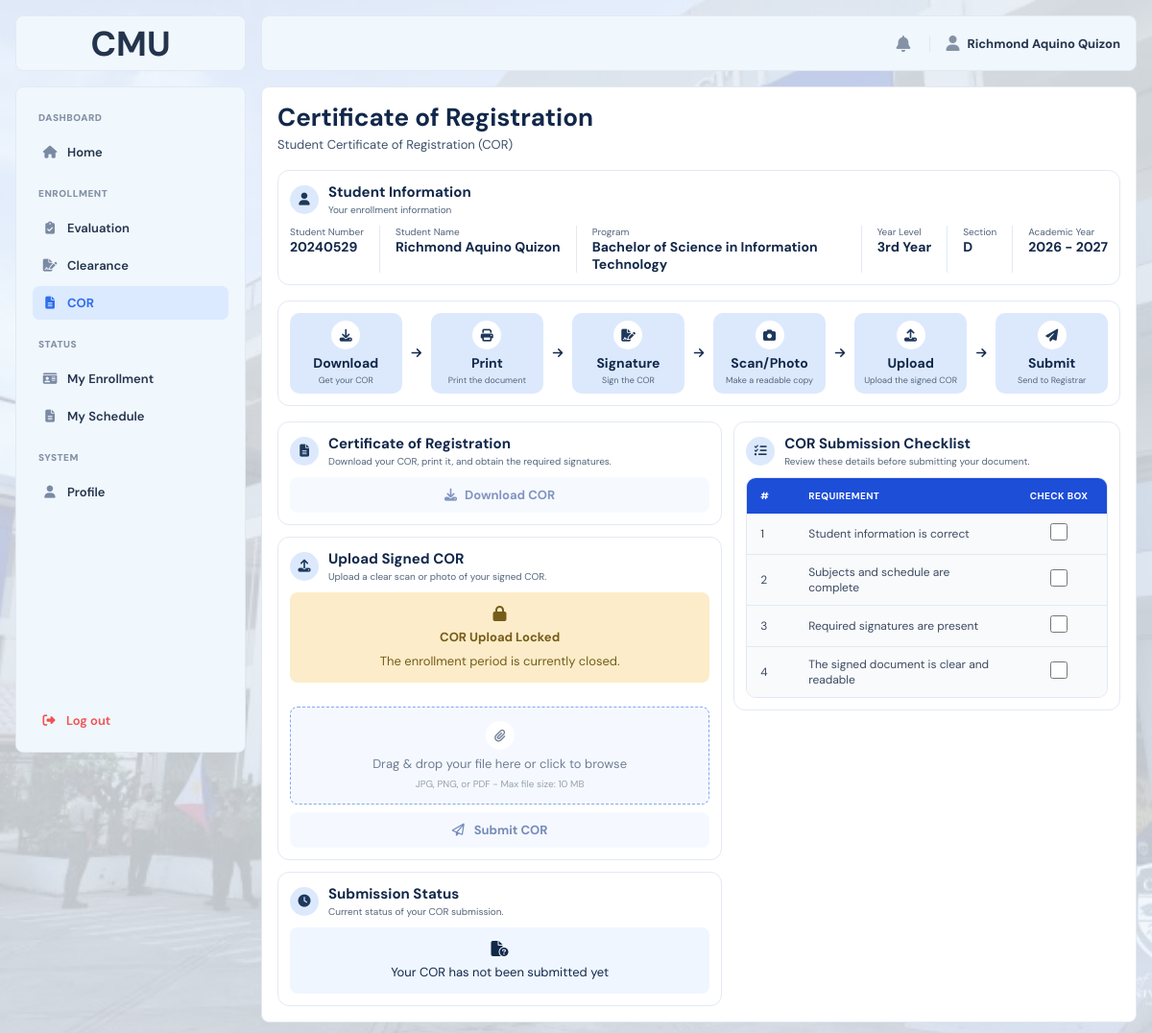
/?page=cor (signed in), run on the app's committed database.
### tables this page shows
CREATE TABLE `students` (
  `student_id` int(10) UNSIGNED NOT NULL,
  `user_id` int(10) UNSIGNED DEFAULT NULL,
  `student_number` varchar(50) NOT NULL,
  `first_name` varchar(100) NOT NULL,
  `middle_name` varchar(100) DEFAULT NULL,
  `last_name` varchar(100) NOT NULL,
  `program` varchar(100) NOT NULL,
  `year_level` int(11) NOT NULL,
  `section` varchar(50) DEFAULT NULL,
  `email` varchar(100) NOT NULL,
  `phone` varchar(20) DEFAULT NULL,
  `password_hash` varchar(255) NOT NULL,
  `enrollment_phase` enum('NOT_STARTED','EVALUATION','CLEARANCE','COR','ENROLLED') NOT NULL DEFAULT 'NOT_STARTED',
  `enrollment_status` varchar(50) NOT NULL DEFAULT 'Closed',
  `created_at` datetime NOT NULL DEFAULT current_timestamp()
);

### index.php (called while the page is built, shortened)
<?php
$pages = [
    'home_main' => 'main/home_main.php',
    'course_offering' => 'main/course_offering.php',
    'faculty_evaluation' => 'main/faculty_evaluation.php',
    'evaluation_form' => 'main/evaluation_form.php',
    'clearance_main' => 'main/clearance_main.php',
    'cor' => 'main/cor.php',
    'my_enrollment' => 'main/my_enrollment.php',
    'profile' => 'main/profile.php',
    'admin_home' => 'admin/admin_home.php',
    'enrollment_period' => 'admin/enrollment_period.php',
    'student_enrollment' => 'admin/student_enrollment.php',
    'clearance_submissions' => 'admin/clearance_submissions.php',
    'cor_submissions' => 'admin/cor_submissions.php',
    'course_offerings' => 'admin/course_offerings.php',
    'course_management' => 'admin/course_management.php',
    'student_management' => 'admin/student_management.php',
    'login' => 'auth/login.php',
    'register' => 'auth/register.php',
    'forget' => 'auth/forget.php',
    'verification' => 'auth/verification.php',
    'reset' => 'auth/reset.php',
    'set_password' => 'auth/set_password.php',
    'error404' => 'error/error404.php',
    'maintenance' => 'error/maintenance.php',
    'sample' => 'sample.php',
];
$page = $_GET['page'] ?? 'login';
require FRONTEND_PATH . '/pages/' . $pages[$page];

### backend/models/student.php (called while the page is built, shortened)
<?php
function student_find_by_id(mysqli $conn, int $student_id): ?array
{
    $stmt = $conn->prepare(
        'SELECT
            s.student_id,
            s.user_id,
            s.student_number,
            s.first_name,
            s.middle_name,
            s.last_name,
            s.program,
            s.year_level,
            s.section,
            s.email,
            s.phone,
            u.role,
            s.enrollment_phase
         FROM students s
         INNER JOIN users u
            ON u.user_id = s.user_id
         WHERE s.student_id = ?
         LIMIT 1'
    );
    $stmt->bind_param('i', $student_id);
    $stmt->execute();
    $row = $stmt->get_result()->fetch_assoc();
    return $row ?: null;
}

### frontend/pages/main/cor.php (the view, shortened to what this page needs)
<?php
require_once dirname(__DIR__, 3) . '/backend/bootstrap.php';
require_once dirname(__DIR__, 3) . '/backend/models/student.php';
$studentId = $_SESSION['student_id'] ?? null;
$student = student_find_by_id($conn, (int) $studentId);
$studentNumber = $student['student_number'] ?? '';
$studentName = trim(
($student['first_name'] ?? '') . ' ' .
($student['middle_name'] ?? '') . ' ' .
($student['last_name'] ?? '')
);
$programName = $student['program'] ?? '';
$yearLevel = (int) ($student['year_level'] ?? 0);
$sectionName = $student['section'] ?? '';
$academicYear = '2026-2027';
function cor_year_level(int $yearLevel): string
{
return match ($yearLevel) {
1 => '1st Year',
2 => '2nd Year',
3 => '3rd Year',
4 => '4th Year',
default => $yearLevel . 'th Year'
};
}
$settingsStmt = $conn->prepare(
'SELECT enrollment_status, semester, school_year
     FROM system_settings
     WHERE setting_id = 1
     LIMIT 1'
);
$settingsStmt->execute();
$settings = $settingsStmt->get_result()->fetch_assoc();
$academicYear = $settings['school_year'] ?? $academicYear;
$currentPeriodId = null;
if ($settings) {
$periodStmt = $conn->prepare(
'SELECT period_id FROM enrollment_periods
         WHERE semester = ? AND school_year = ? LIMIT 1'
);
$periodStmt->bind_param('ss', $settings['semester'], $settings['school_year']);
$periodStmt->execute();
$periodRow = $periodStmt->get_result()->fetch_assoc();
$currentPeriodId = $periodRow ? (int) $periodRow['period_id'] : null;
}
$latestCorSubmission = null;
if ($currentPeriodId !== null) {
$stmt = $conn->prepare(
'SELECT cor_submission_id, file_name, file_path, submitted_at,
                status, reviewed_at, rejection_reason
         FROM cor_submissions
         WHERE student_id = ? AND period_id = ?
         ORDER BY cor_submission_id DESC LIMIT 1'
);
$stmt->bind_param('ii', $studentId, $currentPeriodId);
$stmt->execute();
$latestCorSubmission = $stmt->get_result()->fetch_assoc();
}
$corStatus = $latestCorSubmission['status'] ?? 'NOT_SUBMITTED';
$hasApprovedClearance = false;
if ($settings) {
$clearanceStmt = $conn->prepare(
'SELECT clearance_id
         FROM clearance_submissions
         WHERE student_id = ?
           AND semester = ?
           AND school_year = ?
           AND status = "APPROVED"
         LIMIT 1'
);
$clearanceStmt->bind_param(
'iss',
$studentId,
$settings['semester'],
$settings['school_year']
);
$clearanceStmt->execute();
$hasApprovedClearance = (bool)
$clearanceStmt->get_result()->fetch_assoc();
}
$corUnlocked =
($student['enrollment_phase'] ?? '') === 'CLEARANCE'
&& $hasApprovedClearance
&& $currentPeriodId !== null
&& ($settings['enrollment_status'] ?? '') === 'OPEN';
$canDownloadCor = $currentPeriodId !== null
&& $hasApprovedClearance
&& in_array(($student['enrollment_phase'] ?? ''), ['CLEARANCE', 'COR', 'ENROLLED'], true)
&& (($settings['enrollment_status'] ?? '') === 'OPEN' || $corStatus === 'APPROVED');
$canUpload = $corUnlocked && in_array(
$corStatus,
['NOT_SUBMITTED', 'REJECTED'],
true
);
$steps = [
['icon' => 'fa-download', 'title' => 'Download', 'text' => 'Get your COR'],
['icon' => 'fa-print', 'title' => 'Print', 'text' => 'Print the document'],
['icon' => 'fa-file-signature', 'title' => 'Signature', 'text' => 'Sign the COR'],
['icon' => 'fa-camera', 'title' => 'Scan/Photo', 'text' => 'Make a readable copy'],
['icon' => 'fa-upload', 'title' => 'Upload', 'text' => 'Upload the signed COR'],
['icon' => 'fa-paper-plane', 'title' => 'Submit', 'text' => 'Send to Registrar'],
];
$corChecklist = [
'Student information is correct',
'Subjects and schedule are complete',
'Required signatures are present',
'The signed document is clear and readable',
];
$statusMap = [
'NOT_SUBMITTED' => ['icon' => 'fa-file-circle-question', 'class' => '', 'text' => 'Your COR has not been submitted yet'],
'PENDING' => ['icon' => 'fa-clock', 'class' => 'is-pending', 'text' => 'Your COR is waiting for Registrar review'],
'APPROVED' => ['icon' => 'fa-circle-check', 'class' => 'is-approved', 'text' => 'Your COR has been approved'],
'REJECTED' => ['icon' => 'fa-circle-xmark', 'class' => 'is-rejected', 'text' => 'Your COR was rejected. Please upload a corrected copy'],
];
$statusView = $statusMap[$corStatus] ?? $statusMap['NOT_SUBMITTED'];
?>
<!DOCTYPE html>
<html lang="en">
<head>
    <link rel="stylesheet" href="<?= BASE_URL ?>frontend/assets/css/main.css">
    <link rel="stylesheet" href="<?= BASE_URL ?>frontend/assets/css/student.css">
    <link rel="stylesheet"
          href="https://cdnjs.cloudflare.com/ajax/libs/font-awesome/6.5.2/css/all.min.css">
</head>
<body>
<div class="layout">
    <div class="imglogo">
        <span>CMU</span>
    </div>
    <?php require FRONTEND_PATH . 'includes/sidebar.php'; ?>
    <div class="overlay" id="overlay"></div>
    <div class="main">
        <?php require FRONTEND_PATH . 'includes/topbar.php'; ?>
        <div class="content">
            <section class="page-heading"><h1>Certificate of Registration</h1><p>Student Certificate of Registration (COR)</p></section>
<section class="cl-card">
  <div class="cl-card-head"><span class="co-icon"><i class="fa-solid fa-user"></i></span><div><h2>Student Information</h2><p>Your enrollment information</p></div></div>
  <div class="cl-info">
    <div class="cl-info-item"><small>Student Number</small><strong><?= e($studentNumber) ?></strong></div>
    <div class="cl-info-item"><small>Student Name</small><strong><?= e($studentName) ?></strong></div>
    <div class="cl-info-item"><small>Program</small><strong><?= e($programName) ?></strong></div>
    <div class="cl-info-item"><small>Year Level</small><strong><?= e(cor_year_level($yearLevel)) ?></strong></div>
    <div class="cl-info-item"><small>Section</small><strong><?= e($sectionName) ?></strong></div>
    <div class="cl-info-item"><small>Academic Year</small><strong><?= e($academicYear) ?></strong></div>
  </div>
</section>
<section class="cl-card cl-steps" aria-label="COR submission steps">
  <?php foreach ($steps as $i => $step): ?>
    <div class="cl-step"><span class="co-icon"><i class="fa-solid <?= e($step['icon']) ?>"></i></span><h3><?= e($step['title']) ?></h3><p><?= e($step['text']) ?></p></div>
    <?php if ($i < count($steps) - 1): ?><i class="fa-solid fa-arrow-right cl-step-arrow" aria-hidden="true"></i><?php endif; ?>
  <?php endforeach; ?>
</section>
<section class="cl-grid">
  <div class="cl-col">
    <div class="cl-card">
      <div class="cl-card-head"><span class="co-icon"><i class="fa-solid fa-file-lines"></i></span><div><h2>Certificate of Registration</h2><p>Download your COR, print it, and obtain the required signatures.</p></div></div>
      <a href="<?= $canDownloadCor ? BASE_URL . 'backend/api/download_cor.php' : '#' ?>" class="cl-action" id="downloadCorButton" style="display:inline-flex;align-items:center;justify-content:center;gap:8px;text-decoration:none<?= $canDownloadCor ? '' : ';opacity:.55;cursor:not-allowed' ?>" <?= $canDownloadCor ? '' : 'aria-disabled="true" onclick="return false;" title="Clearance approval is required before downloading COR"' ?>><i class="fa-solid fa-download"></i> Download COR</a>
    </div>
    <div class="cl-card">
      <div class="cl-card-head"><span class="co-icon"><i class="fa-solid fa-upload"></i></span><div><h2>Upload Signed COR</h2><p>Upload a clear scan or photo of your signed COR.</p></div></div>
      <?php if (!$corUnlocked && $corStatus !== 'APPROVED'): ?>
        <div class="cl-status is-pending" style="margin-bottom:15px" role="status"><i class="fa-solid fa-lock"></i><strong>COR Upload Locked</strong><span>
          <?php if (!$currentPeriodId): ?>The active enrollment period has not been configured. Please contact the Registrar.
          <?php elseif (($settings['enrollment_status'] ?? '') !== 'OPEN'): ?>The enrollment period is currently closed.
          <?php elseif ($corStatus === 'PENDING'): ?>Your COR is pending Registrar review.
          <?php else: ?>Complete Professor Evaluation and receive Clearance approval before submitting COR.<?php endif; ?>
        </span></div>
      <?php endif; ?>
      <form action="<?= BASE_URL ?>backend/api/submit_cor.php" method="POST" enctype="multipart/form-data" id="corForm">
        <label class="cl-dropzone <?= $canUpload ? '' : 'is-disabled' ?>" id="dropzone" for="corFile">
          <span class="co-icon"><i class="fa-solid fa-paperclip"></i></span>
          <span class="cl-drop-title" id="dropTitle">Drag &amp; drop your file here or click to browse</span>
          <span class="cl-drop-hint" id="dropHint">JPG, PNG, or PDF - Max file size: 10 MB</span>
        </label>
        <button type="submit" class="cl-action" id="corSubmit" disabled><i class="fa-regular fa-paper-plane"></i> Submit COR</button>
      </form>
    </div>
    <div class="cl-card">
      <div class="cl-card-head"><span class="co-icon"><i class="fa-solid fa-clock"></i></span><div><h2>Submission Status</h2><p>Current status of your COR submission.</p></div></div>
      <div class="cl-status <?= e($statusView['class']) ?>" role="status"><i class="fa-solid <?= e($statusView['icon']) ?>"></i><?= e($statusView['text']) ?></div>
    </div>
  </div>
  <div class="cl-card cl-checklist">
    <div class="cl-card-head"><span class="co-icon"><i class="fa-solid fa-list-check"></i></span><div><h2>COR Submission Checklist</h2><p>Review these details before submitting your document.</p></div></div>
    <div class="cl-table-wrap"><table class="cl-table">
      <thead><tr><th class="col-num">#</th><th>Requirement</th><th class="col-check">Check Box</th></tr></thead>
      <tbody><?php foreach ($corChecklist as $i => $item): ?>
        <tr><td class="col-num"><?= $i + 1 ?></td><td><?= e($item) ?></td><td class="col-check"><input type="checkbox" class="cl-checkbox" aria-label="<?= e($item) ?>"></td></tr>
      <?php endforeach; ?></tbody>
    </table></div>
  </div>
</section>
</div></div></div>
</body>
</html>

### frontend/assets/css/main.css (style rules this page uses)
:root { --graystuble: #F8FAFC; --bluesubtle: #F0F7FD; --primary: #2f6fed; --primary-dark: #1c3f8f; --text: #24344d; --muted: #8592a6; --panel: #fbfcfe; --white: #ffffff; --border: #e3e9f2; --chip-bg: #eef1f6; --chip-color: #5b6b85; --blue: #2f6fed; --blue-bg: #dce9fd; --light-blue: #f8fafc; --lightest-blue: #eff6ff; --green: #2fb872; --green-bg: #d9f3e4; --orange: #f0a021; --orange-bg: #fcecc9; --danger: #ef5350; --danger-bg: #fbdedd; --table-head-bg: #1e293f; --table-head-text: #ffffff; --tips-grad-start: #1c3f8f; --tips-grad-end: #2f6fed; --tips-icon-bg: rgba(255, 255, 255, 0.2); --tips-text: rgba(255, 255, 255, 0.9); --teal: #0f9aa0; --teal-bg: #d7f1f2; --radius-sm: 8px; --radius-md: 14px; --sidebar-w: 240px; }
* { box-sizing: border-box; }
html, body { margin: 0; padding: 0; min-height: 100%; }
body { background-image: url('../img/cmu.png'); background-size: cover; background-position: center; background-repeat: no-repeat; font-family: "DM Sans", sans-serif; color: var(--text); overflow-x: hidden; }
a { color: inherit; text-decoration: none; }
button, input, textarea, select { font-family: inherit; }
.layout { display: grid; grid-template-columns: 240px minmax(0, 1fr); grid-template-rows: 58px minmax(0, 1fr); gap: 16px; width: 100%; min-height: 100vh; background: rgb(240, 247, 253, 0.8); padding: 16px; }
.imglogo { grid-column: 1; grid-row: 1; display: flex; align-items: center; justify-content: center; padding: 16px; background: var(--bluesubtle); border: 1px solid var(--border); border-radius: var(--radius-sm); }
.imglogo span { font-size: 36px; font-weight: 700; }
.main { grid-column: 2; grid-row: 1 / 3; display: grid; grid-template-rows: 58px minmax(0, 1fr); gap: 16px; min-width: 0; min-height: 0; background: transparent; }
.content { width: 100%; min-width: 0; min-height: 0; padding: 16px; background: var(--bluesubtle); border: 1px solid var(--border); border-radius: var(--radius-sm); overflow-y: auto; }
.content { display: flex; flex-direction: column; gap: 16px; width: 100%; min-width: 0; min-height: 0; padding: 16px; background: var(--white); border: 1px solid var(--border); border-radius: var(--radius-sm); overflow-y: auto; }
@media (min-width: 901px) { .layout > .imglogo { position: fixed; top: 16px; left: 16px; width: var(--sidebar-w, 240px); height: 58px; z-index: 31; } }

### data on the page
students: student_number "20240529", studentName "Richmond Aquino Quizon", program "Bachelor of Science in Information Technology", year_level "3rd Year", section "D"

### other printed values
$section['title'] "ENROLLMENT"
$item['label'] "Evaluation"
$item['label'] "Clearance"
$item['label'] "COR"
$section['title'] "STATUS"
$item['label'] "My Enrollment"
$item['label'] "My Schedule"
$section['title'] "SYSTEM"
$item['label'] "Profile"
$userName "Richmond Aquino Quizon"
$academicYear "2026 - 2027"
$step['title'] "Download"
$step['text'] "Get your COR"
$step['title'] "Print"
$step['text'] "Print the document"
